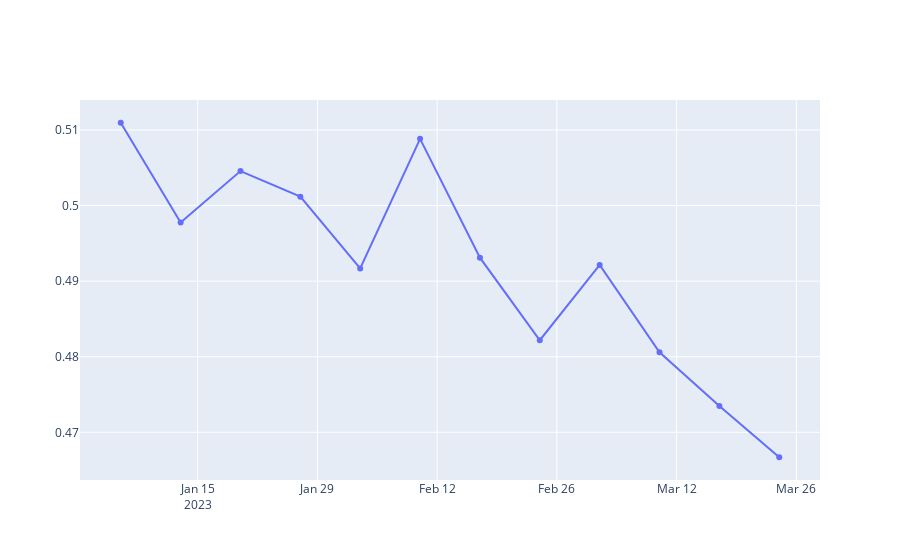

Here is the notebook cell this chart was saved with:
### Code cell
# Connect to db
try:
    cnx = psycopg2.connect(
        user=db_config['USER'],
        password=db_config['PASSWORD'],
        host=db_config['HOST'],
        port=db_config['PORT'],
        database=db_config['NAME']
    )
    print("Connected successfully!")
    cur = cnx.cursor()

    # Execute the query
    cur.execute("""
        SELECT * FROM music_charts
        ;
    """)

    # Fetch the results
    results = cur.fetchall()

    # Close the connection
    cnx.close()

    # Create a Pandas DataFrame from the results
    df = pd.DataFrame(results, columns=[col_name[0] for col_name in cur.description])
    # Group the DataFrame by week
    df = df.groupby('week')['valence'].mean()

    # Create a line chart
    fig = go.Figure()
    fig.add_trace(go.Scatter(x=df.index, y=df.values))

    # Show the chart
    fig.show()

except Exception as e:
    print(f"Error: {e}")

### Figure 1 — Plotly figure (JSON) as saved in the notebook; plotly's stock layout.template omitted (floating-point values rounded to 4 significant figures)
{"data": [{"type": "scatter", "x": ["2023-01-06", "2023-01-13", "2023-01-20", "2023-01-27", "2023-02-03", "2023-02-10", "2023-02-17", "2023-02-24", "2023-03-03", "2023-03-10", "2023-03-17", "2023-03-24"], "y": [0.511, 0.4978, 0.5046, 0.5012, 0.4917, 0.5088, 0.4931, 0.4822, 0.4921, 0.4806, 0.4735, 0.4667]}], "layout": {"autosize": true, "xaxis": {"autorange": true, "range": ["2023-01-01 09:11:25.2792", "2023-03-28 14:48:34.7208"], "type": "date"}, "yaxis": {"autorange": true, "range": [0.4631, 0.5146], "type": "linear"}}}
